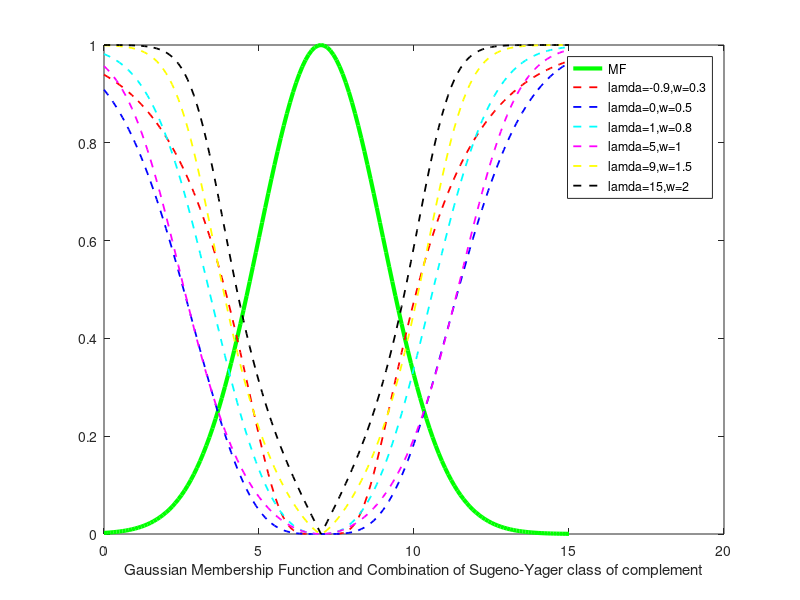

MATLAB code for this plot:
%  Shahab Sotudian--94125091
disp('*** Combination of Sugeno-Yager class of complement for Gaussian membership function ***')
disp('Enter the parameter of Gaussian membership function sigma and mean  ***')
sigma=2;
c=7;
% Gaussian membership function
x=0:0.1:(c+4*sigma);
y = exp(-(x - c).^2/(2*sigma^2));

%Combination of Sugeno-Yager class of complement

s=(y.^0.3);
h=(1.-s);
d=(1.-0.9.*s);
k=h./d;
f=k.^(1/0.3);



s=(y.^0.5);
h=(1.-s);
d=(1.+0.*s);
k=h./d;
m=k.^(1/0.5);

s=(y.^0.8);
h=(1.-s);
d=(1.+1.*s);
k=h./d;
n=k.^(1/0.8);


ss=(y.^1);
h=(1.-s);
d=(1.+5.*s);
k=h./d;
j=k.^(1/1);


s=(y.^1.5);
h=(1.-s);
d=(1.+9.*s);
k=h./d;
z=k.^(1/1.5);


s=(y.^2);
h=(1.-s);
d=(1.+15.*s);
k=h./d;
e=k.^(1/2);








% plottingt
plot(x,y,'g','linewidth',3)
  hold on
plot(x,f,'r--','linewidth',1.3)
     hold on
plot(x,m,'b--','linewidth',1.3)
hold on
plot(x,n,'c--','linewidth',1.3)
hold on
plot(x,j,'m--','linewidth',1.3)
hold on
plot(x,z,'y--','linewidth',1.3)
hold on
plot(x,e,'k--','linewidth',1.3)

xlabel('Gaussian Membership Function and Combination of Sugeno-Yager class of complement')
legend('MF','lamda=-0.9,w=0.3','lamda=0,w=0.5','lamda=1,w=0.8','lamda=5,w=1','lamda=9,w=1.5','lamda=15,w=2')